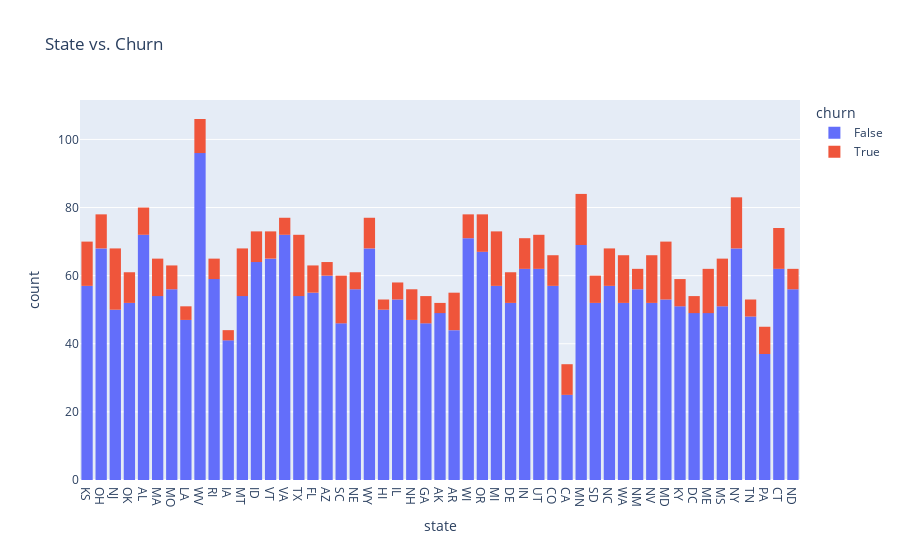
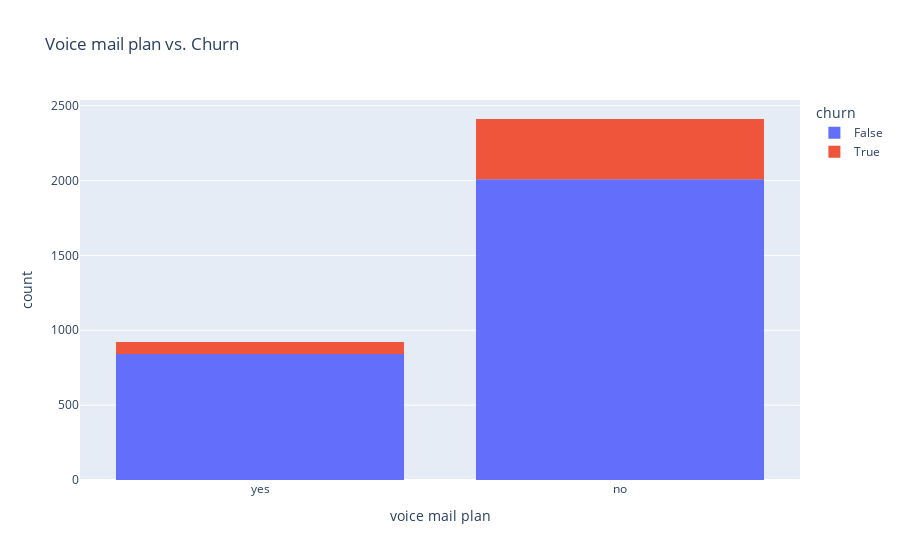
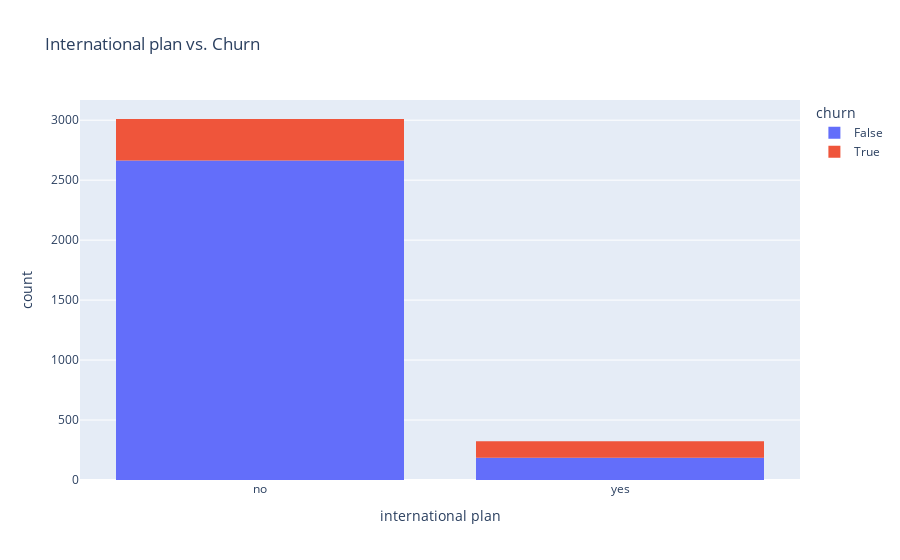
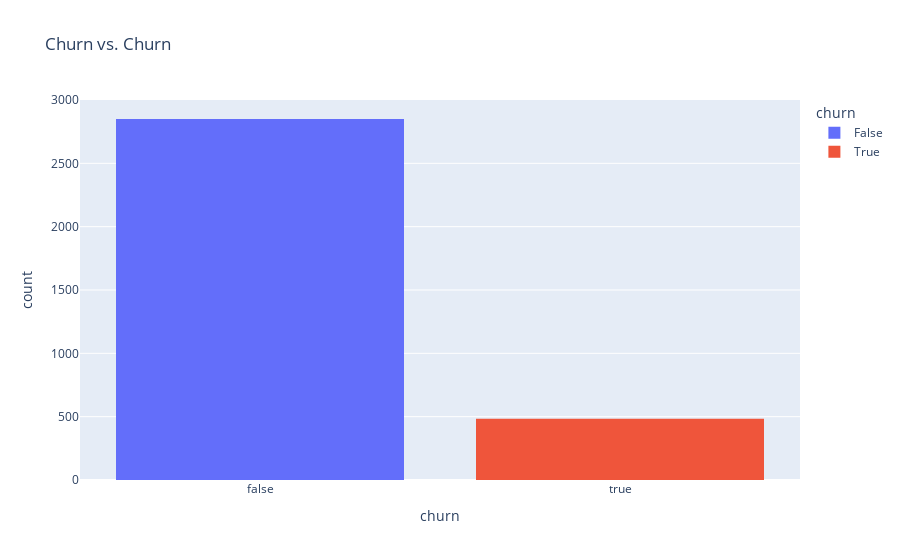

Notebook source saved alongside these figures, in order:
### Markdown cell above
### Exploratory Data Analysis

### Code cell
#df1=load.open_file("/home/marie/Documents/MORINGA/PHASE 3/PROJECT/Datasets/dataset/archive (1)/bigml_59c28831336c6604c800002a.csv")
eda= DataAnalysis(data= df1)

columns_c= ['state', 'voice mail plan', 'international plan','churn']
eda.plot_histogram(df, columns_c)

### Figure 1 — Plotly figure (JSON) as saved in the notebook; plotly's stock layout.template omitted (floating-point values rounded to 4 significant figures; data arrays with more than 128 entries replaced by an {"elided": "..."} marker saying what was removed)
{"data": [{"alignmentgroup": "True", "bingroup": "x", "hovertemplate": "churn=False<br>state=%{x}<br>count=%{y}<extra></extra>", "legendgroup": "False", "marker": {"color": "#636efa", "pattern": {"shape": ""}}, "name": "False", "offsetgroup": "False", "orientation": "v", "showlegend": true, "type": "histogram", "x": {"elided": "2850 str values"}, "xaxis": "x", "yaxis": "y"}, {"alignmentgroup": "True", "bingroup": "x", "hovertemplate": "churn=True<br>state=%{x}<br>count=%{y}<extra></extra>", "legendgroup": "True", "marker": {"color": "#EF553B", "pattern": {"shape": ""}}, "name": "True", "offsetgroup": "True", "orientation": "v", "showlegend": true, "type": "histogram", "x": {"elided": "483 str values"}, "xaxis": "x", "yaxis": "y"}], "layout": {"barmode": "relative", "legend": {"title": {"text": "churn"}, "tracegroupgap": 0}, "title": {"text": "State vs. Churn"}, "xaxis": {"anchor": "y", "domain": [0, 1], "title": {"text": "state"}}, "yaxis": {"anchor": "x", "domain": [0, 1], "title": {"text": "count"}}}}

### Figure 2 — Plotly figure (JSON) as saved in the notebook; plotly's stock layout.template omitted (floating-point values rounded to 4 significant figures; data arrays with more than 128 entries replaced by an {"elided": "..."} marker saying what was removed)
{"data": [{"alignmentgroup": "True", "bingroup": "x", "hovertemplate": "churn=False<br>voice mail plan=%{x}<br>count=%{y}<extra></extra>", "legendgroup": "False", "marker": {"color": "#636efa", "pattern": {"shape": ""}}, "name": "False", "offsetgroup": "False", "orientation": "v", "showlegend": true, "type": "histogram", "x": {"elided": "2850 str values"}, "xaxis": "x", "yaxis": "y"}, {"alignmentgroup": "True", "bingroup": "x", "hovertemplate": "churn=True<br>voice mail plan=%{x}<br>count=%{y}<extra></extra>", "legendgroup": "True", "marker": {"color": "#EF553B", "pattern": {"shape": ""}}, "name": "True", "offsetgroup": "True", "orientation": "v", "showlegend": true, "type": "histogram", "x": {"elided": "483 str values"}, "xaxis": "x", "yaxis": "y"}], "layout": {"barmode": "relative", "legend": {"title": {"text": "churn"}, "tracegroupgap": 0}, "title": {"text": "Voice mail plan vs. Churn"}, "xaxis": {"anchor": "y", "domain": [0, 1], "title": {"text": "voice mail plan"}}, "yaxis": {"anchor": "x", "domain": [0, 1], "title": {"text": "count"}}}}

### Figure 3 — Plotly figure (JSON) as saved in the notebook; plotly's stock layout.template omitted (floating-point values rounded to 4 significant figures; data arrays with more than 128 entries replaced by an {"elided": "..."} marker saying what was removed)
{"data": [{"alignmentgroup": "True", "bingroup": "x", "hovertemplate": "churn=False<br>international plan=%{x}<br>count=%{y}<extra></extra>", "legendgroup": "False", "marker": {"color": "#636efa", "pattern": {"shape": ""}}, "name": "False", "offsetgroup": "False", "orientation": "v", "showlegend": true, "type": "histogram", "x": {"elided": "2850 str values"}, "xaxis": "x", "yaxis": "y"}, {"alignmentgroup": "True", "bingroup": "x", "hovertemplate": "churn=True<br>international plan=%{x}<br>count=%{y}<extra></extra>", "legendgroup": "True", "marker": {"color": "#EF553B", "pattern": {"shape": ""}}, "name": "True", "offsetgroup": "True", "orientation": "v", "showlegend": true, "type": "histogram", "x": {"elided": "483 str values"}, "xaxis": "x", "yaxis": "y"}], "layout": {"barmode": "relative", "legend": {"title": {"text": "churn"}, "tracegroupgap": 0}, "title": {"text": "International plan vs. Churn"}, "xaxis": {"anchor": "y", "domain": [0, 1], "title": {"text": "international plan"}}, "yaxis": {"anchor": "x", "domain": [0, 1], "title": {"text": "count"}}}}

### Figure 4 — Plotly figure (JSON) as saved in the notebook; plotly's stock layout.template omitted (floating-point values rounded to 4 significant figures; data arrays with more than 128 entries replaced by an {"elided": "..."} marker saying what was removed)
{"data": [{"alignmentgroup": "True", "bingroup": "x", "hovertemplate": "churn=%{x}<br>count=%{y}<extra></extra>", "legendgroup": "False", "marker": {"color": "#636efa", "pattern": {"shape": ""}}, "name": "False", "offsetgroup": "False", "orientation": "v", "showlegend": true, "type": "histogram", "x": {"elided": "2850 bool values"}, "xaxis": "x", "yaxis": "y"}, {"alignmentgroup": "True", "bingroup": "x", "hovertemplate": "churn=%{x}<br>count=%{y}<extra></extra>", "legendgroup": "True", "marker": {"color": "#EF553B", "pattern": {"shape": ""}}, "name": "True", "offsetgroup": "True", "orientation": "v", "showlegend": true, "type": "histogram", "x": {"elided": "483 bool values"}, "xaxis": "x", "yaxis": "y"}], "layout": {"barmode": "relative", "legend": {"title": {"text": "churn"}, "tracegroupgap": 0}, "title": {"text": "Churn vs. Churn"}, "xaxis": {"anchor": "y", "categoryarray": [false, true], "categoryorder": "array", "domain": [0, 1], "title": {"text": "churn"}}, "yaxis": {"anchor": "x", "domain": [0, 1], "title": {"text": "count"}}}}
